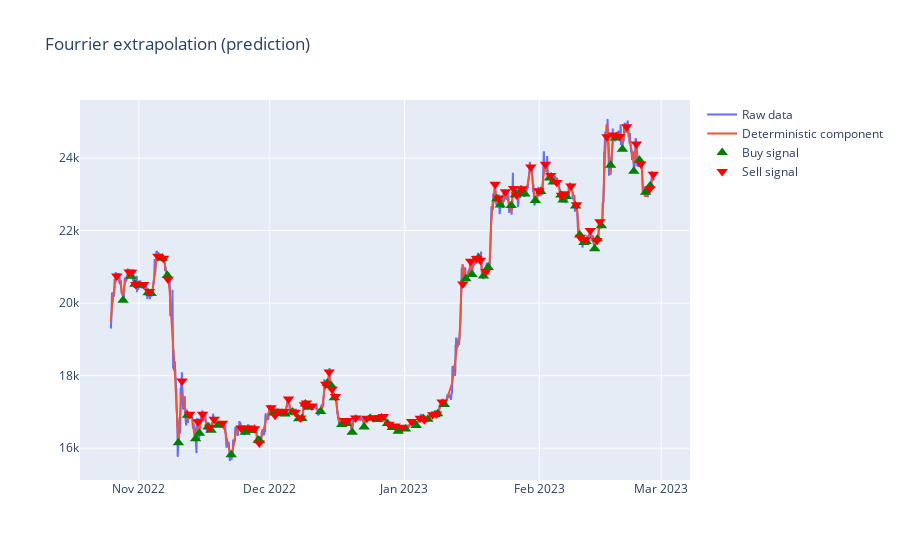

The notebook cell this image was saved under:
### Code cell
fig = make_subplots(
    rows=1, cols=1
)

fig.add_trace(
    go.Scatter(
        name="Raw data",
        x=df.index,
        y=df["Close"],
    ),
    row=1,
    col=1,
)
fig.add_trace(
    go.Scatter(
        name="Deterministic component",
         x=df.index,
         y=df["deterministic_component"],
    ),
    row=1,
    col=1,
)

df_buy = df.loc[df['Signal']==1]
fig.add_trace(
    go.Scatter(
        name="Buy signal",
        mode='markers',
         x=df_buy.index,
         y=df_buy["Close"],
         marker=dict(
            color='Green',
            symbol="triangle-up",
            size=10,
        ),
    ),
    row=1,
    col=1,
)

df_sell = df.loc[df['Signal']==-1]
fig.add_trace(
    go.Scatter(
        name="Sell signal",
        mode='markers',
         x=df_sell.index,
         y=df_sell["Close"],
         marker=dict(
            color='Red',
            symbol="triangle-down",
            size=10,
        ),
    ),
    row=1,
    col=1,
)
fig.update_layout(
    xaxis_rangeslider_visible=False,
    showlegend=True,
    title_text="Fourrier extrapolation (prediction)",
)
